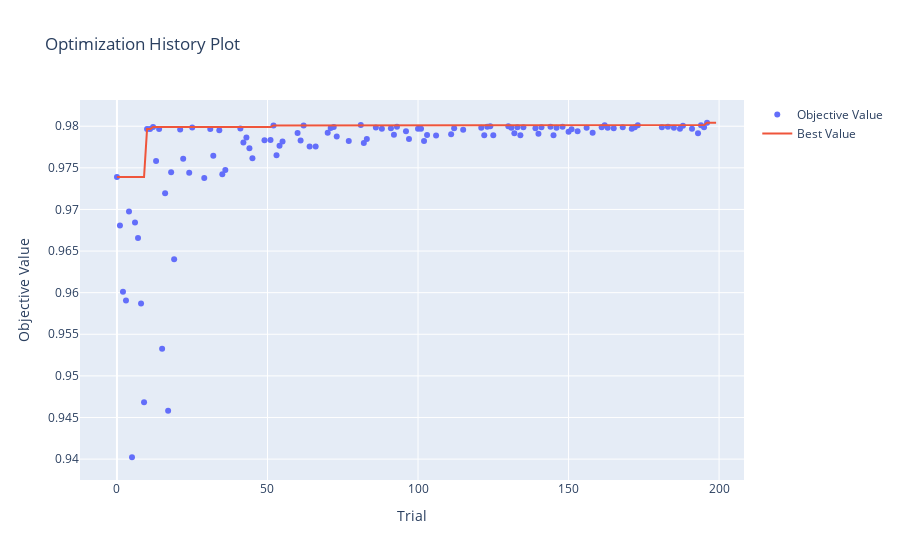

Here is the notebook cell this chart was saved with:
### Code cell
p_history_no_feat_eng = optuna.visualization.plot_optimization_history(study_no_feat_eng)
p_history_no_feat_eng.show()
